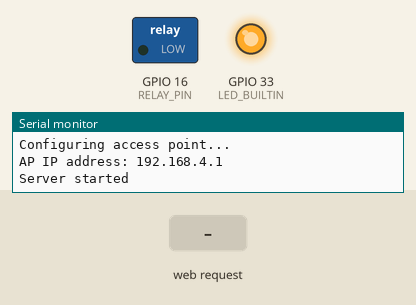
Bench run of a sketch on a simulated ESP32. On the bench: switched loads named in the sketch (green lamp = pin HIGH), output pins drawn as LEDs (lit = HIGH), the last lines printed to the serial monitor. The test bench sets the inputs (shaded band).

Above: at 1.2 s.
1.3 s: HTTP request GET /H received
At 2.1 s:
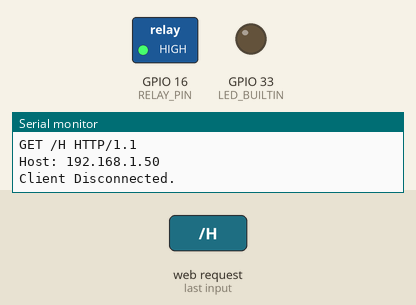
2.8 s: HTTP request GET /L received
At 3.2 s:
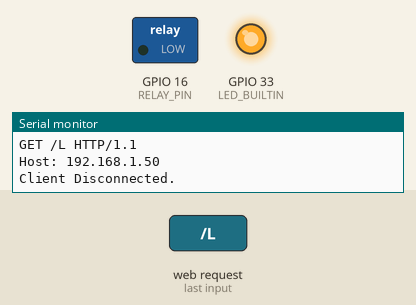
Timing chart, 0 to 5.8 s (numbered marks = the images above; inputs shaded):
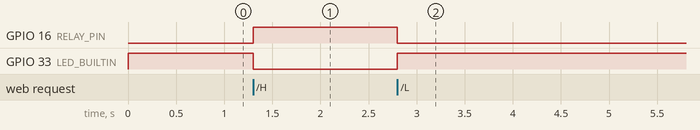

The sketch:

sketch_wifiReceiver.ino
```cpp
/*
  WiFiAccessPoint.ino creates a WiFi access point and provides a web server on it.

  Steps:
  1. Connect to the access point "yourAp"
  2. Point your web browser to http://192.168.4.1/H to turn the LED on or http://192.168.4.1/L to turn it off
     OR
     Run raw TCP "GET /H" and "GET /L" on PuTTY terminal with 192.168.4.1 as IP address and 80 as port

  Created for arduino-esp32 on 04 July, 2018
  by Elochukwu Ifediora (fedy0)
*/

#include <WiFi.h>
#include <WiFiClient.h>
#include <WiFiAP.h>

#define LED_BUILTIN 33  // Set the GPIO pin where you connected your test LED or comment this line out if your dev board has a built-in LED
#define RELAY_PIN 16
// Set these to your desired credentials.
const char *ssid = "ESPA";
const char *password = "12345678";

WiFiServer server(80);


void setup() {
  pinMode(LED_BUILTIN, OUTPUT);
  pinMode(RELAY_PIN, OUTPUT);
  Serial.begin(115200);
  Serial.println();
  Serial.println("Configuring access point...");

  // You can remove the password parameter if you want the AP to be open.
  // a valid password must have more than 7 characters
  if (!WiFi.softAP(ssid, password)) {
    log_e("Soft AP creation failed.");
    while (1)
      ;
  }
  IPAddress myIP = WiFi.softAPIP();
  Serial.print("AP IP address: ");
  Serial.println(myIP);
  server.begin();

  Serial.println("Server started");

  // turn off LED by default
  digitalWrite(LED_BUILTIN, HIGH);
}

void loop() {
  WiFiClient client = server.available();  // listen for incoming clients

  if (client) {                     // if you get a client,
    Serial.println("New Client.");  // print a message out the serial port
    String currentLine = "";        // make a String to hold incoming data from the client
    while (client.connected()) {    // loop while the client's connected
      if (client.available()) {     // if there's bytes to read from the client,
        char c = client.read();     // read a byte, then
        Serial.write(c);            // print it out the serial monitor
        if (c == '\n') {            // if the byte is a newline character

          // if the current line is blank, you got two newline characters in a row.
          // that's the end of the client HTTP request, so send a response:
          if (currentLine.length() == 0) {
            // HTTP headers always start with a response code (e.g. HTTP/1.1 200 OK)
            // and a content-type so the client knows what's coming, then a blank line:
            client.println("HTTP/1.1 200 OK");
            client.println("Content-type:text/html");
            client.println();

            // the content of the HTTP response follows the header:
            client.print("Click <a href=\"/H\">here</a> to turn ON the LED.<br>");
            client.print("Click <a href=\"/L\">here</a> to turn OFF the LED.<br>");

            // The HTTP response ends with another blank line:
            client.println();
            // break out of the while loop:
            break;
          } else {  // if you got a newline, then clear currentLine:
            currentLine = "";
          }
        } else if (c != '\r') {  // if you got anything else but a carriage return character,
          currentLine += c;      // add it to the end of the currentLine
        }

        // Check to see if the client request was "GET /H" or "GET /L":
        if (currentLine.endsWith("GET /H")) {
          turnOn();
        }
        if (currentLine.endsWith("GET /L")) {
          turnOff();
        }
      }
    }
    // close the connection:
    client.stop();
    Serial.println("Client Disconnected.");
  }
}
void turnOn() {
  digitalWrite(LED_BUILTIN, LOW);  //led on
  digitalWrite(RELAY_PIN, HIGH);   // relay on
}
void turnOff() {
  digitalWrite(LED_BUILTIN, HIGH);  //led off
  digitalWrite(RELAY_PIN, LOW);     //relay off
}
```

Measured:
- after the input at 1.3 s, GPIO 16 (RELAY_PIN): LOW → HIGH at once; GPIO 33 (LED_BUILTIN): HIGH → LOW at once
- after the input at 2.8 s, GPIO 16 (RELAY_PIN): HIGH → LOW at once; GPIO 33 (LED_BUILTIN): LOW → HIGH at once
